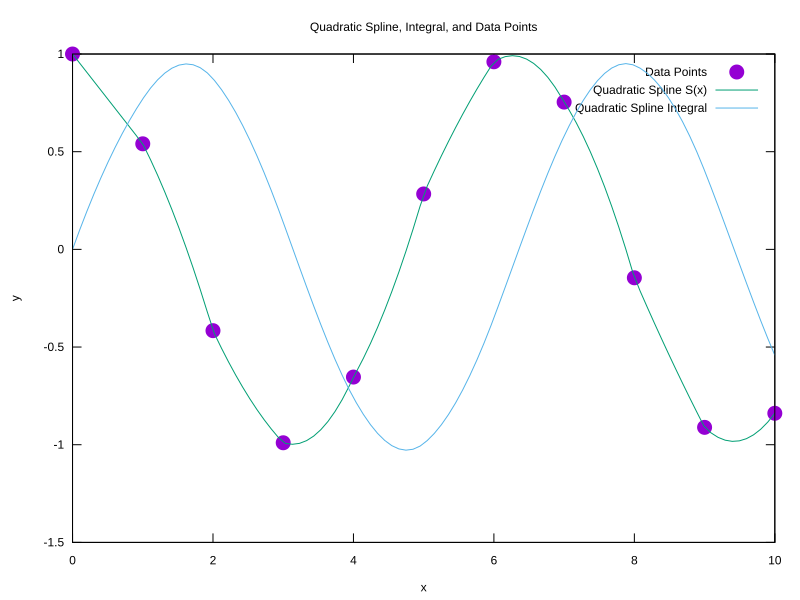

Generate this figure with gnuplot:
set terminal svg size 800,600
set output "quadraticSplinePlot.svg"

set title "Quadratic Spline, Integral, and Data Points"
set xlabel "x"
set ylabel "y"

plot "dataPoints.txt" using 1:2 with points pt 7 ps 1.5 title "Data Points", \
     "quadraticSplineResults.txt" using 1:2 with lines title "Quadratic Spline S(x)", \
     "quadraticSplineResults.txt" using 1:4 with lines title "Quadratic Spline Integral"
